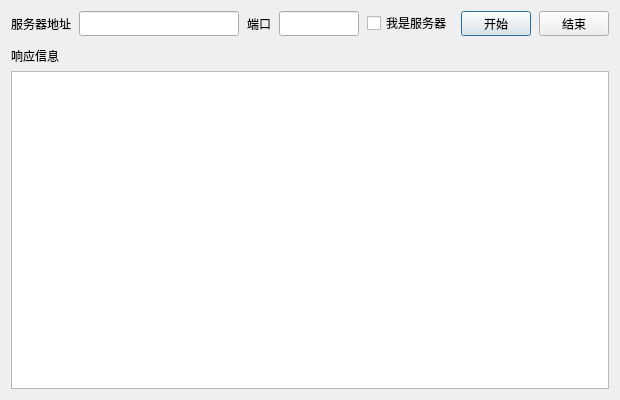
<?xml version="1.0" encoding="UTF-8"?>
<ui version="4.0">
 <class>Dialog</class>
 <widget class="QDialog" name="Dialog">
  <property name="geometry">
   <rect>
    <x>0</x>
    <y>0</y>
    <width>620</width>
    <height>400</height>
   </rect>
  </property>
  <property name="maximumSize">
   <size>
    <width>620</width>
    <height>400</height>
   </size>
  </property>
  <property name="windowTitle">
   <string>服务器性能监控</string>
  </property>
  <property name="windowIcon">
   <iconset resource="../res.qrc">
    <normaloff>:/mainicon/res/wp.ico</normaloff>:/mainicon/res/wp.ico</iconset>
  </property>
  <layout class="QVBoxLayout" name="verticalLayout_2">
   <item>
    <layout class="QGridLayout" name="gridLayout">
     <property name="horizontalSpacing">
      <number>8</number>
     </property>
     <item row="0" column="0">
      <widget class="QLabel" name="label">
       <property name="text">
        <string>服务器地址</string>
       </property>
      </widget>
     </item>
     <item row="0" column="1">
      <widget class="QLineEdit" name="txt_host">
       <property name="minimumSize">
        <size>
         <width>0</width>
         <height>25</height>
        </size>
       </property>
      </widget>
     </item>
     <item row="0" column="5">
      <widget class="QPushButton" name="btn_start">
       <property name="minimumSize">
        <size>
         <width>70</width>
         <height>25</height>
        </size>
       </property>
       <property name="maximumSize">
        <size>
         <width>70</width>
         <height>25</height>
        </size>
       </property>
       <property name="text">
        <string>开始</string>
       </property>
      </widget>
     </item>
     <item row="0" column="6">
      <widget class="QPushButton" name="btn_end">
       <property name="minimumSize">
        <size>
         <width>70</width>
         <height>25</height>
        </size>
       </property>
       <property name="maximumSize">
        <size>
         <width>70</width>
         <height>25</height>
        </size>
       </property>
       <property name="text">
        <string>结束</string>
       </property>
      </widget>
     </item>
     <item row="0" column="3">
      <widget class="QLineEdit" name="txt_port">
       <property name="minimumSize">
        <size>
         <width>0</width>
         <height>25</height>
        </size>
       </property>
       <property name="maximumSize">
        <size>
         <width>80</width>
         <height>16777215</height>
        </size>
       </property>
      </widget>
     </item>
     <item row="0" column="2">
      <widget class="QLabel" name="label_2">
       <property name="minimumSize">
        <size>
         <width>0</width>
         <height>0</height>
        </size>
       </property>
       <property name="maximumSize">
        <size>
         <width>16777215</width>
         <height>16777215</height>
        </size>
       </property>
       <property name="text">
        <string>端口</string>
       </property>
       <property name="alignment">
        <set>Qt::AlignRight|Qt::AlignTrailing|Qt::AlignVCenter</set>
       </property>
      </widget>
     </item>
     <item row="0" column="4">
      <widget class="QCheckBox" name="chk_server">
       <property name="text">
        <string>我是服务器</string>
       </property>
      </widget>
     </item>
    </layout>
   </item>
   <item>
    <layout class="QVBoxLayout" name="verticalLayout">
     <property name="topMargin">
      <number>5</number>
     </property>
     <item>
      <widget class="QLabel" name="label_3">
       <property name="text">
        <string>响应信息</string>
       </property>
      </widget>
     </item>
     <item>
      <widget class="QTextEdit" name="txt_msg"/>
     </item>
    </layout>
   </item>
  </layout>
 </widget>
 <resources>
  <include location="../res.qrc"/>
 </resources>
 <connections/>
</ui>
